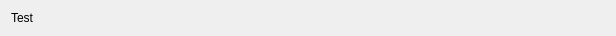
<?xml version="1.0" encoding="UTF-8"?>
<ui version="4.0">
 <class>TestingControlWidget</class>
 <widget class="QWidget" name="TestingControlWidget">
  <property name="geometry">
   <rect>
    <x>0</x>
    <y>0</y>
    <width>616</width>
    <height>31</height>
   </rect>
  </property>
  <property name="windowTitle">
   <string>Form</string>
  </property>
  <layout class="QGridLayout" name="gridLayout">
   <item row="0" column="0">
    <widget class="QLabel" name="label">
     <property name="text">
      <string>Test</string>
     </property>
    </widget>
   </item>
  </layout>
 </widget>
 <resources/>
 <connections/>
</ui>
